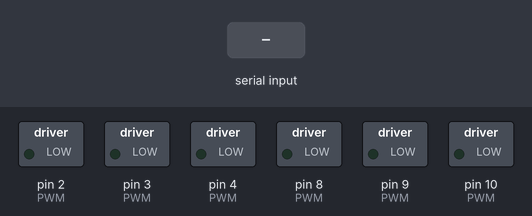
A sketch run on a simulated Arduino Uno, built with avr-gcc and run on an emulated ATmega328P. On the bench: switched loads named in the sketch (green lamp = pin HIGH). Inputs (shaded band) come from the test bench.

Above: at 1.2 s.
1.3 s: "30,150\n" received over Serial
At 2.3 s:
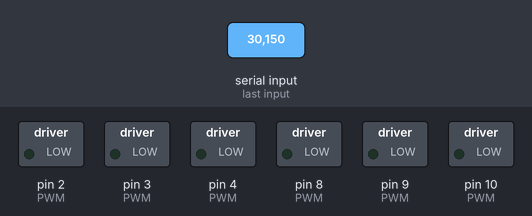
2.9 s: "2\n" received over Serial
At 3.4 s:
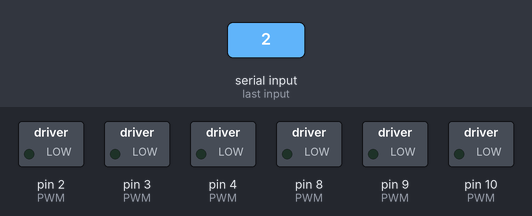
Timing chart, 0 to 5.9 s (numbered marks = the images above; inputs shaded):
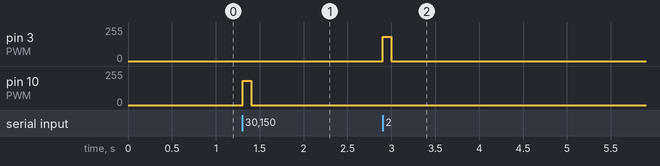

Measured:
- after the input at 1.3 s, pin 10 (PWM): 0/255 → 183/255 at once, → 0/255 0.10 s later
- after the input at 2.9 s, pin 3 (PWM): 0/255 → 183/255 at once, → 0/255 0.10 s later

The sketch:

VTstim_for_MIBCI.ino
```cpp
// define LEFT and RIGHT pin number
// left side: pin 8, 9, 10 (use)
// right side: 2, 3 (use), 4
#define LEFT 10
#define RIGHT 3

#define pinport PIOC
#define pinmask (1<<21)
// This script is to deliver vibro-tactile stimulation for moudulating brain activity around motor cortex
// In the current setting (2021.07.12), left and right index finger will be placed on left and right motor, respectively.
// Pipeline overview:
// s1. Matlab code extracts features from segmented EEG
// s2. When the features match the pre-defined condition, it sends commands (left or right) to Arudino through Serial(9600)
// s3. Accoriding to the commands, appropriate side motor will vibrate for pre-defined duration
// s4. Send "end-command" to Matlab code not to receive overlapped commands during vibration
// Script: Kyungho Won (khwon.public@gmail.com)

// ------------------------------ Vars --------------------- //
bool isRunning = false; // for preventing overlapped command while already running
int VT_duration_ms = 100;

void vibrate_on_dur_power(int pinnum, int duration, float intensity){
  // analogWrite -> intensity: 0 to 255
  analogWrite(pinnum, intensity*3.6/5.0);
  delay(duration);
  analogWrite(pinnum, 0);
}

void setup() {
  // put your setup code here, to run once:
  Serial.begin(9600); // desktop <-> Arduino
  // Unity -> Arduino (Analog): intensity (0 to N)
  // Arduino -> motor (Analog): intensity (0 to N)-> G

  // right 3 motors -> currently only 3 is used
  pinMode(2, OUTPUT); // PWM #2
  pinMode(3, OUTPUT); // PWM #3
  pinMode(4, OUTPUT); // PWM #4

  // left 3 motors -> currently only 10 is used
  pinMode(8, OUTPUT); // PWM #8
  pinMode(9, OUTPUT); // PWM #9
  pinMode(10, OUTPUT); // PWM #10
}

void loop() {
  // put your main code here, to run repeatedly:
  // to do: activate the actuator when the requirment is met.

  // get stimulation flag from Unity

    if (Serial.available() > 0)
    {
      char commands_from_MI = Serial.read(); // vibrating left or right
      int m_speed = commands_from_MI - '0'; // expected value: 1 or 2
      //Serial.write(speed); // rollback for debug
        if (isRunning == false)
        {
            switch(m_speed)
            {
              // for now less than 100ms is not enough to generate meaningful vibration intensity to attend
              case 1:
                isRunning = true;
                vibrate_on_dur_power(LEFT, VT_duration_ms, 255); // was 2.1
                isRunning = false;
                break;
              case 2:
                isRunning = true;
                vibrate_on_dur_power(RIGHT, VT_duration_ms, 255); // was 3.6
                isRunning = false;
                break;
              default:
                break;
            }
            // Serial.write('e'); // end of stimulation
          }
  }


}
```
